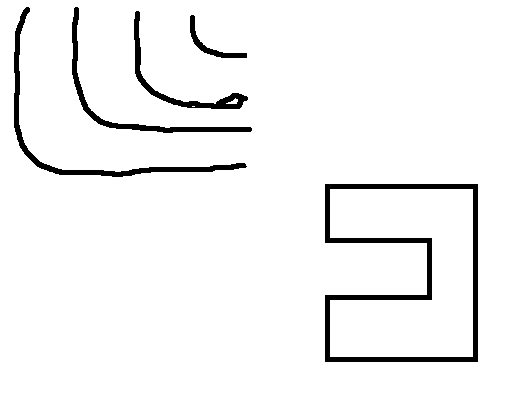
#> input picture ugv/sims/cmap.png, 519 x 394 px
$ python check_world.py cmap.png
#> lines starting #> are read from the running program, lines starting #| are printed output that depends on the picture; after the words box and inside, x2 and y2 are one past the last pixel; in counts of white or black regions, pixels touching at a corner belong together
#!/usr/bin/env python3
"""Tell me what the world image looks like to the simulators.   python check_world.py cmap.png [--invert]
Layout: ugv/sims/check_world.py"""
import sys
import numpy as np
from PIL import Image

path = next((a for a in sys.argv[1:] if not a.startswith("-")), "cmap.png")
inv = "--invert" in sys.argv
im = Image.open(path)
#> im is the input picture: PIL image 519x394 RGBA; mean R, G, B, A 243.5, 243.5, 243.5, 255
import os
print(f"{os.path.abspath(path)}: mode {im.mode}, {im.size[0]}x{im.size[1]} px")
#| ugv/sims/cmap.png: mode RGBA, 519x394 px
if im.mode in ("RGBA", "LA", "PA") or (im.mode == "P" and "transparency" in im.info):
    rgba = np.asarray(im.convert("RGBA"))
    print(f"  has transparency: {np.mean(rgba[..., 3] < 255) * 100:.0f}% of pixels are transparent (treated as free)")
#|   has transparency: 0% of pixels are transparent (treated as free)
    bg = Image.new("RGBA", im.size, (0, 0, 0, 255) if inv else (255, 255, 255, 255)); bg.alpha_composite(im.convert("RGBA")); im = bg
#> after `bg = Image.new('RGBA', im.size, (0, 0, 0, 255) if inv else (255, 255, `: bg: PIL image 519x394 RGBA; every value is 255
g = np.asarray(im.convert("L"))
#> g: shape (394, 519); 95.5% white; 5 black regions, box (x1, y1, x2, y2) and area: (325, 184, 478, 362) 4230, (14, 7, 247, 177) 1971, (72, 7, 252, 133) 1447, (134, 11, 248, 109) 1168, (190, 15, 247, 58) 438
wall = (g > 127) if inv else (g < 128)
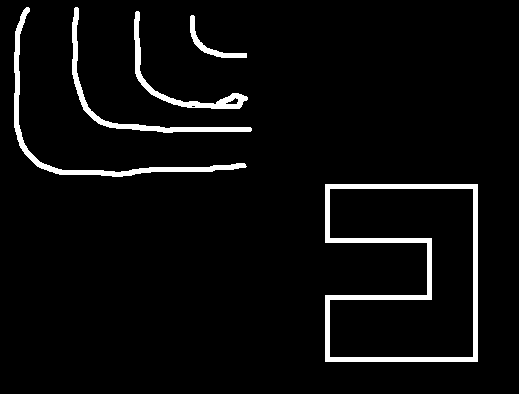
#> wall: shape (394, 519) bool; 4.5% white; 5 white regions, box (x1, y1, x2, y2) and area: (325, 184, 478, 362) 4230, (14, 7, 247, 177) 1971, (72, 7, 252, 133) 1447, (134, 11, 248, 109) 1168, (190, 15, 247, 58) 438
print(f"  pixel values: min {g.min()}, max {g.max()}; dark (<128) {np.mean(g < 128) * 100:.0f}%, light {np.mean(g >= 128) * 100:.0f}%")
#|   pixel values: min 0, max 255; dark (<128) 5%, light 95%
print(f"  with{'' if inv else 'out'} --invert, {wall.mean() * 100:.0f}% of the image is WALL")
#|   without --invert, 5% of the image is WALL
h, w = g.shape
#> h = 394; w = 519
cy, cx = h // 2, w // 2
#> cy = 197; cx = 259
r = 20
print(f"  around the map centre (where the robot starts): {wall[cy - r:cy + r, cx - r:cx + r].mean() * 100:.0f}% wall, centre pixel = {g[cy, cx]}")
#|   around the map centre (where the robot starts): 0% wall, centre pixel = 255
print("  OK" if wall.mean() < 0.5 and not wall[cy - r:cy + r, cx - r:cx + r].mean() > 0.5
      else "  PROBLEM: the robot would start inside a wall. Try the other setting of --invert.")
#|   OK
